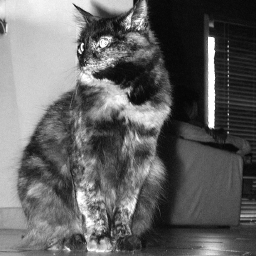
#> input picture image.png, 256 x 256 px
$ python haar.py
#> lines starting #> are read from the running program, lines starting #| are printed output that depends on the picture

import numpy as np
from PIL import Image
import os

'''
The Haar Wavelet  transform  used in lossy image compression.

'''

''''Main function'''

scale = np.sqrt(2.)

def main():
  srcImg = to_float(load('image.png')) #loading image
#> in load, returned value is the input picture: shape (256, 256); min 4, max 255, mean 99.6
#> in to_float, `return np.power(srcImg.astype(float) / 255, gamma)`:
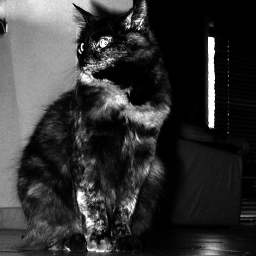
#> returned value: shape (256, 256) float64; min 0.000107, max 1, mean 0.208

  coeffs = haar_2d(srcImg)
  dominant_coeffs = keep_ratio(coeffs, .05)
  lossy = ihaar_2d(dominant_coeffs)

  save('harr-coeff.png', bipolar(coeffs))
  save('dominant-coeff.png', bipolar(dominant_coeffs))
  save('output.png', from_float(lossy))

#  haar wavelet transformation related code:


def haar_wavelet_tranform(data):
  if (len(data) == 1):
    return data.copy()
  assert len(data) % 2 == 0   , "length needs to be even"
  mid_val = (data[0::2] + data[1::2]) / scale
  side_val = (data[0::2] - data[1::2]) / scale
  return np.hstack((haar_wavelet_tranform(mid_val), side_val))

def ihaar(data):
  if len(data) == 1:
    return data.copy()
  assert len(data) % 2 == 0, "length needs to be even"
  mid = ihaar(data[0:int(len(data)/2)]) * scale
  side = data[int(len(data)/2):] * scale
  out = np.zeros(len(data), dtype=float)
  out[0::2] = (mid + side) / 2.
  out[1::2] = (mid - side) / 2.
  return out

def haar_2d(srcImg):
  h,w = srcImg.shape
#> h = 256; w = 256
  rows = np.zeros(srcImg.shape, dtype=float)
  for y in range(h):
    rows[y] = haar_wavelet_tranform(srcImg[y])
#> this loop made 256 passes
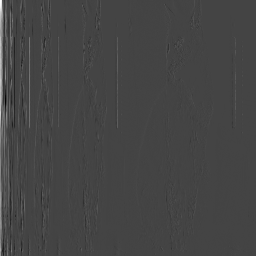
#> rows: shape (256, 256) float64; min -2.34, max 6.42, mean 0.0403; drawn with min black and max white
  cols = np.zeros(srcImg.shape, dtype=float)
  for x in range(w):
    cols[:,x] = haar_wavelet_tranform(rows[:,x])
#> this loop made 256 passes
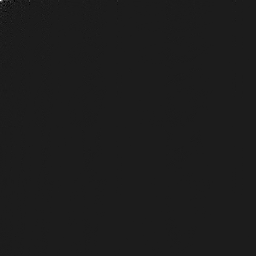
#> cols: shape (256, 256) float64; min -6.62, max 53.18, mean 0; drawn with min black and max white
  return cols

def ihaar_2d(coeffs):
  h,w = coeffs.shape
  cols = np.zeros(coeffs.shape, dtype=float)
  for x in range(w):
    cols[:,x] = ihaar(coeffs[:,x])
  rows = np.zeros(coeffs.shape, dtype=float)
  for y in range(h):
    rows[y] = ihaar(cols[y])
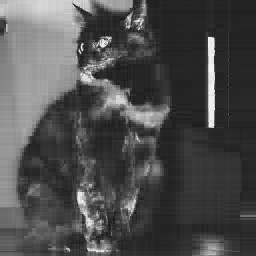
#> rows: shape (256, 256) float64; min -0.18, max 1.09, mean 0.208; drawn with min black and max white
  return rows

def keep_ratio(data, ratio):
  """
  Keep only the strongest values.
  """
  magnitude = sorted(np.abs(data.flatten()))
  idx = int((len(magnitude) - 1) * (1. - ratio))
  return np.where(np.abs(data) > magnitude[idx], data, 0)

# --- graphics-related code:

def to_float(srcImg, gamma=2.2):
  """
  Convert uint8 image to linear floating point values.
  """
  return np.power(srcImg.astype(float) / 255, gamma)

def from_float(srcImg, gamma=2.2):
  """
  Convert from floating point, doing gamma conversion and 0,255 saturation,
  into a byte array.
  """
#> called with gamma = 2.2
  out = np.power(srcImg.astype(float), 1.0 / gamma)
  out = np.round(out * 255).clip(0, 255)
  return out.astype(np.uint8)
#> returned value: shape (256, 256, 3)

def bipolar(srcImg):
  """
  Negative values are red, positive blue, and zero is black.
  """
  h,w = srcImg.shape
  srcImg = srcImg.copy()
  srcImg /= np.abs(srcImg).max()
  out = np.zeros((h, w, 3), dtype=float)
  a = .005
  b = 1. - a
  c = .5
  out[:,:,0] = np.where(srcImg < 0, a + b * np.power(srcImg / (srcImg.min() - 0.001), c), 0)
  out[:,:,2] = np.where(srcImg > 0, a + b * np.power(srcImg / (srcImg.max() + 0.001), c), 0)
  return from_float(out)

def load(fileName):
  return np.asarray(Image.open(fileName).convert(mode='L'))

def save(fileName, srcImg):
  assert srcImg.dtype == np.uint8
  Image.fromarray(srcImg).save(fileName)
  print ('wrote', fileName)


def delImages():
  if os.path.exists("harr-coeff.png"):
    os.remove("harr-coeff.png")
  if os.path.exists("dominant-coeff.png"):
    os.remove("dominant-coeff.png")
  if os.path.exists("output.png"):
    os.remove("output.png")

def test_func(val):
  if(val ==1):
    main()
#> in bipolar (call 2), `srcImg /= np.abs(srcImg).max()`:
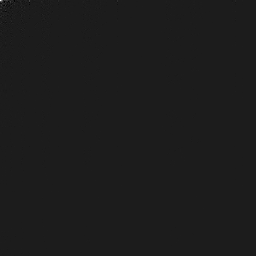
#> srcImg: shape (256, 256) float64; min -0.125, max 1, mean 8.73e-05; drawn with min black and max white
#> in bipolar (call 2), `out[:,:,2] = np.where(srcImg > 0, a + b * np.power(srcImg / (srcImg.ma..`:
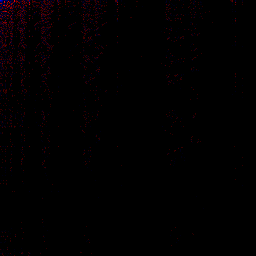
#> out: shape (256, 256, 3) float64; mean of channels 0, 1, 2 0.00588, 0, 0.00249; drawn as R, G, B
#> call 3 of from_float, with gamma = 2.2
#> in from_float (call 3), `out = np.power(srcImg.astype(float), 1.0 / gamma)`:
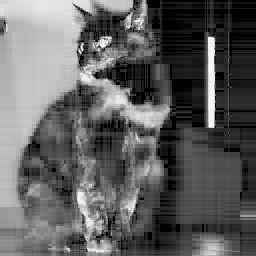
#> out: shape (256, 256) float64; 6.77% of the values are NaN or infinite; the others: min 0.00538, max 1.04, mean 0.422; drawn with min black, max white, NaN and infinite black
  else:
    delImages()


if __name__ == '__main__':
  val=1
  test_func(val)
